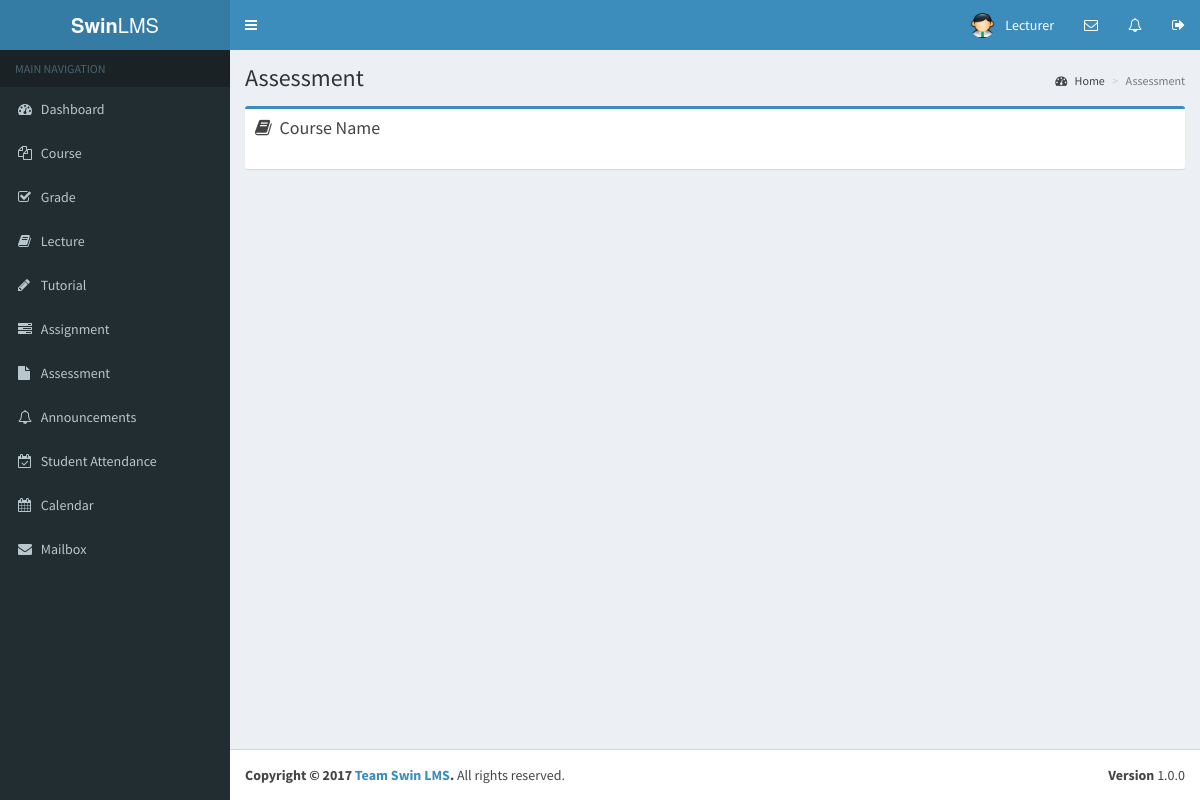
Before: /lecturer/assessment.php with the older database file.
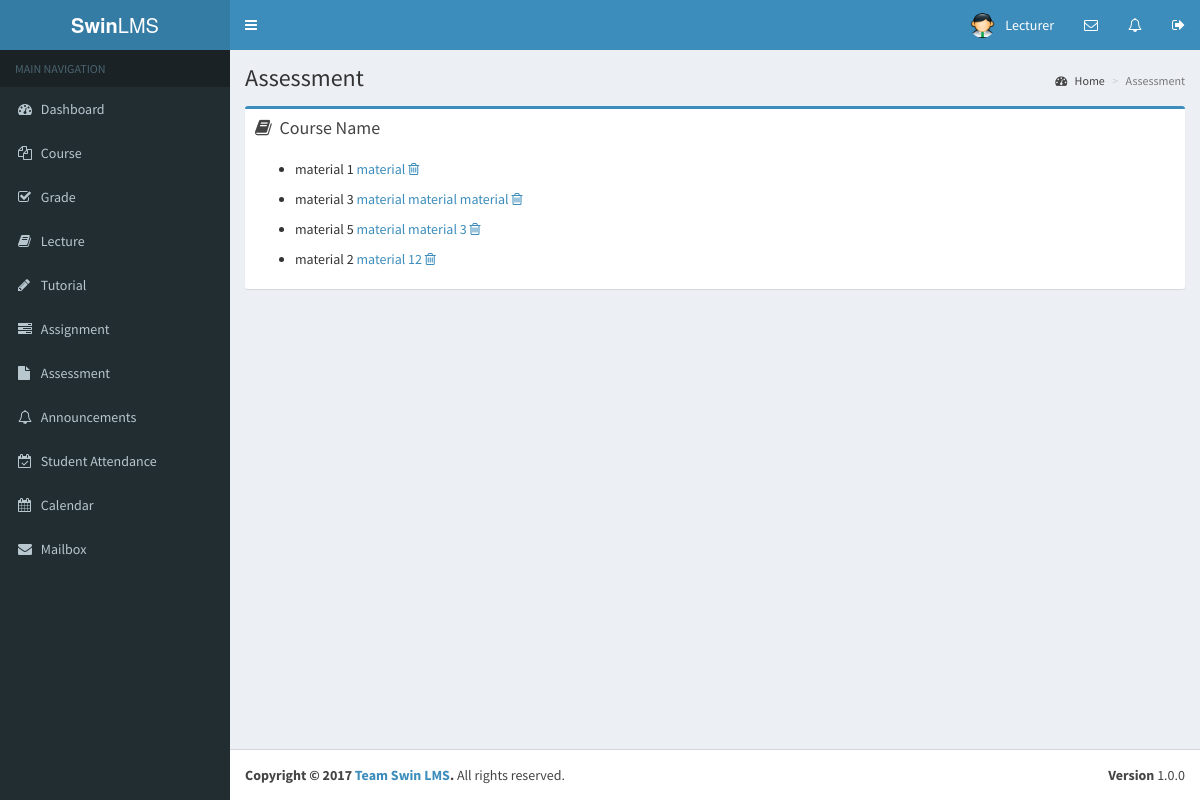
After: the same page with the newer database file.
### tables this page shows
CREATE TABLE `assessment` (
  `id` int(11) NOT NULL,
  `unit_id` int(11) NOT NULL,
  `title` varchar(45) NOT NULL,
  `file` varchar(100) DEFAULT NULL,
  `description` varchar(50) NOT NULL,
  `type` varchar(30) DEFAULT NULL,
  `size` int(11) DEFAULT NULL
);

### lecturer/assessment.php (the view, shortened to what this page needs)
<!DOCTYPE html>
<html>
    <?php include_once('first.php') ?>
    <body class="hold-transition skin-blue sidebar-mini">
    <?php include_once('header.php')?>
    <?php include_once('sidebar.php') ?>
        <div class="content-wrapper">
            <section class="content-header">
                <h1>
                    Assessment
                </h1>
                <ol class="breadcrumb">
                    <li><a href="dashboard.php"><i class="fa fa-dashboard"></i> Home</a></li>
                    <li class="active">Assessment</li>
                </ol>
            </section>
            <section class="content">
                <div class="row">
                    <section class="col-lg-12">
                        <div class="box box-primary">
                            <div class="box-header">
                                <i class="fa fa-book"></i>
                                <h3 class="box-title">Course Name</h3>
                            </div>
                            <div class="box-body">
                                <?php
                                    $sql="SELECT * FROM assessment";
                                    $result_set=mysql_query($sql);
                                    while($row=mysql_fetch_array($result_set))
                                    {
                                ?>
                                <ul class="course-list">
                                    <li>
                                        <?php echo $row['title'] ?>
                                        <a href="upload/uploads/<?php echo $row['file'] ?>" target="_blank"><?php echo $row['description'] ?></a>
                                        <a href="assessment/remove.php?id=<?php echo $row['id'] ?>" class="delete-button"><i class="fa fa-trash-o"></i></a>
                                    </li>
                                </ul>
                                <?php
                                    }
                                ?>
                            </div>
                        </div>
                    </section>
                </div>
            </section>
        </div>
    <?php include_once('footer.php') ?>
    </body>
</html>

### lecturer/first.php (shortened to what this page needs)
<head>
  <link rel="stylesheet" href="../bootstrap/css/bootstrap.min.css">
  <link rel="stylesheet" href="https://cdnjs.cloudflare.com/ajax/libs/font-awesome/4.5.0/css/font-awesome.min.css">
  <link rel="stylesheet" href="https://cdnjs.cloudflare.com/ajax/libs/ionicons/2.0.1/css/ionicons.min.css">
  <link rel="stylesheet" href="../plugins/datatables/dataTables.bootstrap.css">
  <link rel="stylesheet" href="../dist/css/AdminLTE.min.css">
  <link rel="stylesheet" href="../dist/css/skins/_all-skins.min.css">
  <link rel="stylesheet" href="../plugins/iCheck/flat/blue.css">
  <link rel="stylesheet" href="../plugins/morris/morris.css">
  <link rel="stylesheet" href="../plugins/jvectormap/jquery-jvectormap-1.2.2.css">
  <link rel="stylesheet" href="../plugins/datepicker/datepicker3.css">
  <link rel="stylesheet" href="../plugins/daterangepicker/daterangepicker.css">
  <link rel="stylesheet" href="../plugins/bootstrap-wysihtml5/bootstrap3-wysihtml5.min.css">
</head>

### lecturer/header.php (shortened to what this page needs)
<header class="main-header">
    <a href="dashboard.php" class="logo">
      <span class="logo-lg"><b>Swin</b>LMS</span>
    </a>
    <nav class="navbar navbar-static-top">
      <a href="#" class="sidebar-toggle" data-toggle="offcanvas" role="button">
      </a>
      <div class="navbar-custom-menu">
        <ul class="nav navbar-nav">
          <li class="dropdown user user-menu">
            <a href="dashboard.php" class="dropdown-toggle" data-toggle="dropdown">
              <img src="../dist/img/admin.ico" class="user-image" alt="User Image">
              <span class="hidden-xs">Lecturer</span>
            </a>
          </li>
          <li class="dropdown messages-menu">
            <a href="#" class="dropdown-toggle" data-toggle="dropdown">
              <i class="fa fa-envelope-o"></i>
            </a>
          </li>
          <li class="dropdown notifications-menu">
            <a href="#" class="dropdown-toggle" data-toggle="dropdown">
              <i class="fa fa-bell-o"></i>
            </a>
          </li>
          <li>
            <a href="../index.php" data-toggle="control-sidebar"><i class="fa fa-sign-out"></i></a>
          </li>
        </ul>
      </div>
    </nav>
  </header>

### lecturer/sidebar.php
<aside class="main-sidebar">
    <section class="sidebar">
<ul class="sidebar-menu">
        <li class="header">MAIN NAVIGATION</li>
        <li>
          <a href="dashboard.php">
            <i class="fa fa-dashboard"></i> <span>Dashboard</span>
          </a>
        </li>
        <li>
          <a href="course_list.php">
            <i class="fa fa-files-o"></i>
            <span>Course</span>
          </a>
        </li>
        <li>
          <a href="grade.php">
            <i class="fa fa-check-square-o"></i>
            <span>Grade</span>
          </a>
        </li>
        <li>
          <a href="lecture_note.php">
            <i class="fa fa-book"></i>
            <span>Lecture</span>
          </a>
        </li>
        <li>
          <a href="tutorial.php">
            <i class="fa fa-pencil"></i>
            <span>Tutorial</span>
          </a>
        </li>
        <li>
          <a href="assignment.php">
            <i class="fa fa-tasks"></i>
            <span>Assignment</span>
          </a>
        </li>
        <li>
          <a href="assessment.php">
            <i class="fa fa-file"></i>
            <span>Assessment</span>
          </a>
        </li>
        <li>
          <a href="announcements.php">
            <i class="fa fa-bell-o"></i>
            <span>Announcements</span>
          </a>
        </li>
        <li>
          <a href="attendance.php">
            <i class="fa fa-calendar-check-o"></i>
            <span>Student Attendance</span>
          </a>
        </li>
        <li>
          <a href="calendar.php">
            <i class="fa fa-calendar"></i> <span>Calendar</span>
          </a>
        </li>
        <li>
          <a href="mailbox.php">
            <i class="fa fa-envelope"></i> <span>Mailbox</span>
          </a>
        </li>
      </ul>
    </section>
  </aside>

### lecturer/footer.php
<footer class="main-footer">
    <div class="pull-right hidden-xs">
      <b>Version</b> 1.0.0
    </div>
    <strong>Copyright &copy; 2017 <a>Team Swin LMS</a>.</strong> All rights reserved.
  </footer>

Changed rows visible on the page:
added assessment: title "material 1", description "material"
added assessment: title "material 3", description "material material material"
added assessment: title "material 5", description "material material 3"
added assessment: title "material 2", description "material 12"
